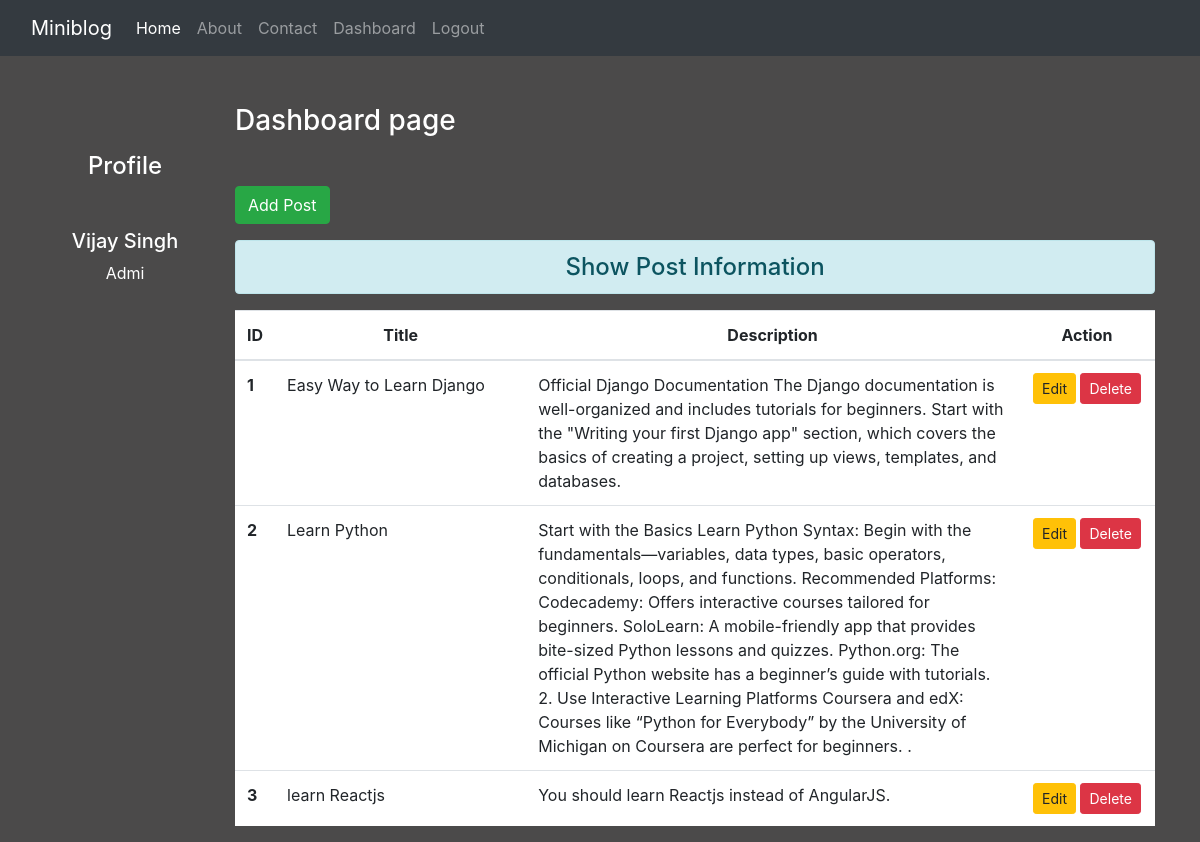
The page /dashboard/ (signed in) on the database its author committed.
### blog/models.py (models this page shows)
class Post(models.Model):
    title = models.CharField(max_length=150)
    desc = models.TextField()

### blog/views.py (the view)
# urls.py: path('dashboard/', views.dashboard, name='dashboard'),
def dashboard(request):
    if request.user.is_authenticated:
        posts = Post.objects.all()
        user = request.user
        full_name = user.get_full_name()
        gps = user.groups.all()
        return render(request, 'blog/dashboard.html', {'posts': posts, 'full_name': full_name, 'groups': gps})
    else:
        return HttpResponseRedirect('/login')

### blog/templates/blog/dashboard.html (shortened to what this page needs)
{% extends "blog/base.html" %}
{% load static %}
{% block side %}
<div class="col-sm-2 text-white my-5 text-center">
    <h4 class="my-5">Profile</h4>
    <h5>{{full_name}}</h5>
    {% for group in groups %}
     <p>{{group.name}}</p>
    {% endfor %}
</div>
{% endblock side %}
{% block content %}
<div class="col-sm-10">
    <h3 class="text-white my-5">Dashboard page</h3>
    <a href="{% url 'addpost' %}" class="btn btn-success">Add Post</a>
    <h4 class="text-center alert alert-info mt-3">Show Post Information</h4>
    {% if posts %}
       <table class="table table-hover bg-white">
        <thead>
            <tr class="text-center">
                <th scope="col" style="width:2%">ID</th>
                <th scope="col" style="width:28%">Title</th>
                <th scope="col" style="width:55%">Description</th>
                <th scope="col" style="width:15%">Action</th>
            </tr>
        </thead>
        <tbody>
            {% for post in posts %}
               <tr>
                 <th scope="row">{{post.id}}</th>
                 <td>{{post.title}}</td>
                 <td>{{post.desc}}</td>
                 <td class="text-center">
                    <a href="{% url "updatepost" post.id %}" class="btn btn-warning btn-sm">Edit</a>
                    {% if perms.blog.delete_post %}
                    <form action="{% url "deletepost" post.id %}" method="post" class="d-inline">
                        <input type="submit" class="btn btn-danger btn-sm" value="Delete">
                    </form>
                    {% endif %}
                 </td>
               </tr>
            {% endfor %}
        </tbody>
       </table>
    {% else %}
       <h4 class="text-center alert alert-warning">No Records</h4>
    {% endif %}
</div>
{% endblock content %}

### blog/templates/blog/base.html (shortened to what this page needs)
<!DOCTYPE html>
{% load static %}
<html lang="en">
<head>
    <link rel="stylesheet" href="{% static 'blog/css/bootstrap.css' %}">
    <link rel="stylesheet" href="{% static 'blog/css/style.css' %}">
</head>
<body>
    <div class="container-fluid bg-dark">
        {% include 'blog/navbar.html' %}
    </div>
    <div class="container">
        <div class="row">
            {% block side %}
            {% endblock side %}
            {% block content %}
            {% endblock content %}
        </div>
    </div>
</body>
</html>

### blog/templates/blog/navbar.html (shortened to what this page needs)
<nav class="navbar navbar-expand-lg navbar-dark bg-dark">
    <a class="navbar-brand" href="#">Miniblog</a>
    <div class="collapse navbar-collapse" id="navbarNav">
      <ul class="navbar-nav">
        <li class="nav-item active">
          <a class="nav-link" href="/">Home <span class="sr-only">(current)</span></a>
        </li>
        <li class="nav-item">
          <a class="nav-link" href="{% url 'about' %}">About</a>
        </li>
        <li class="nav-item">
          <a class="nav-link" href="{% url 'contact' %}">Contact</a>
        </li>
        {% if request.user.is_authenticated %}
        <li class="nav-item">
            <a href="{% url "dashboard" %}" class="nav-link">Dashboard</a>
        </li>
        <li class="nav-item">
            <a href="{% url "logout" %}" class="nav-link">Logout</a>
        </li>
        {% endif %}
      </ul>
    </div>
  </nav>

### blog/static/blog/css/style.css (style rules this page uses)
body { background-color: rgb(75,74,74); color: antiquewhite; }

### rows shown on the page
Post: id "1", title "Easy Way to Learn Django", desc "Official Django Documentation The Django documentation is well-organized and includes tutorials for beginners. Start with the \"Writing your first Django app\" section, which covers the basics of creating a project, setting up views, templates, and databases."
Post: id "2", title "Learn Python", desc "Start with the Basics Learn Python Syntax: Begin with the fundamentals—variables, data types, basic operators, conditionals, loops, and functions. Recommended Platforms: Codecademy: Offers interactive courses tailored for beginners. SoloLearn: A mobile-friendly app that provides bite-sized Python lessons and quizzes. Python.org: The official Python website has a beginner’s guide with tutorials. 2. Use Interactive Learning Platforms Coursera and edX: Courses like “Python for Everybody” by the University of Michigan on Coursera are perfect for beginners. ."
Post: id "3", title "learn Reactjs", desc "You should learn Reactjs instead of AngularJS."

### other values the page prints
{{ full_name }} "Vijay Singh"
{{ group.name }} "Admi"
